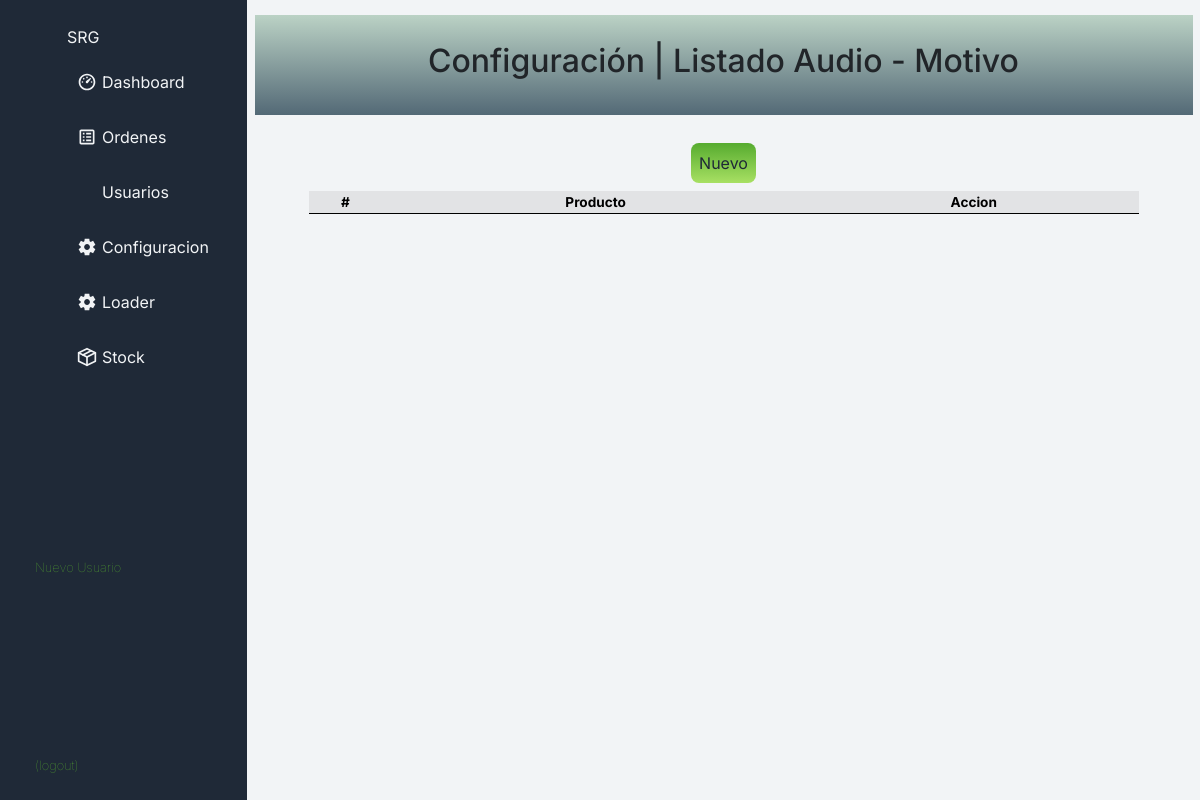
Page /Configuracion/config_audio_motivo on the earlier database version.
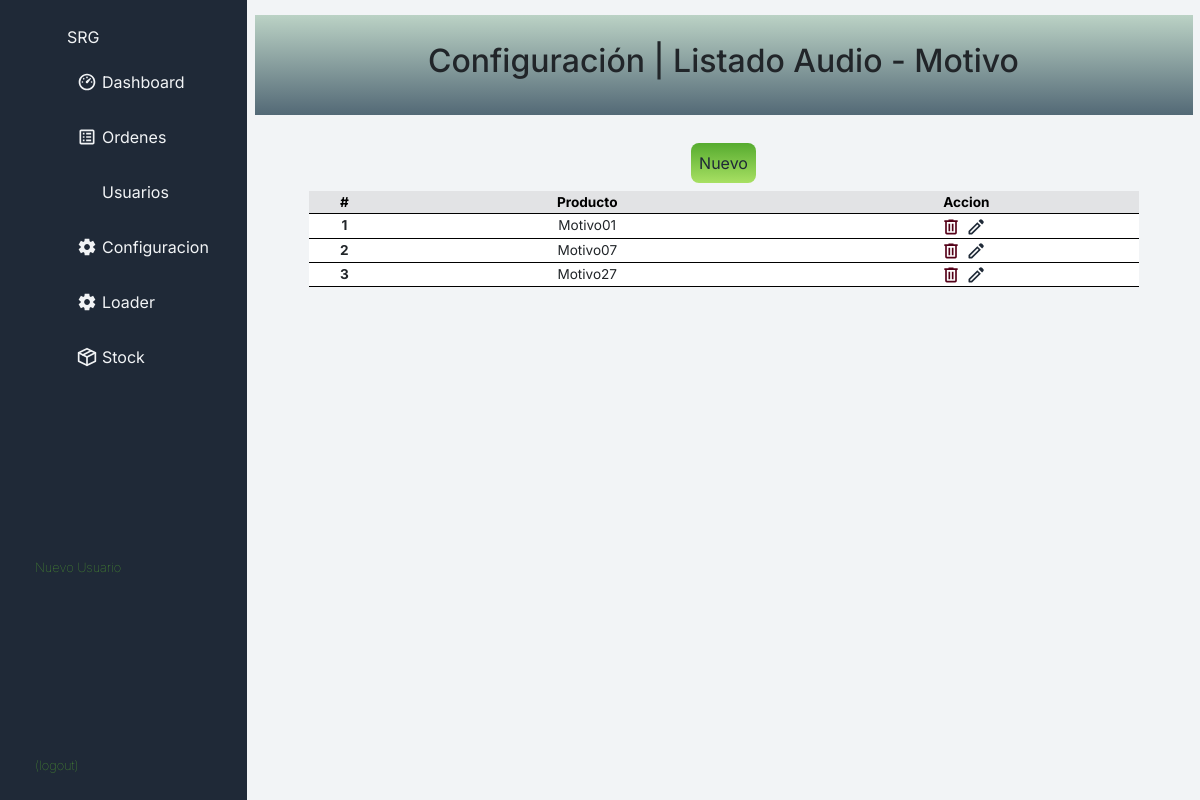
Same page on the later database version.
### Configuracion/models.py (models this page shows, shortened)
class MotivoAudio(models.Model):
    motivoAudio = models.CharField(max_length=60)

### Configuracion/views.py (the view)
# urls.py: path('config_audio_motivo', views.config_audio_motivo, name='config_audio_motivo'),
def config_audio_motivo(request):
    productos = MotivoAudio.objects.all().order_by('motivoAudio')
    return render(request, 'config_audio_motivo.html', {'audio_motivo': productos})

### Ordenes/templates/config_audio_motivo.html (shortened to what this page needs)
{% extends 'base_principal.html' %}
{% load static %}
{% block bloque-main %}
<div class="cont-config-edit">
    <div class="titulo">
        <h2>Configuración | Listado Audio - Motivo</h2>
    </div>
    <section>
    <button class="boton-comun agregar">
       <a href="{% url 'add_item_audio_motivo' %}">Nuevo</a>
    </button>
    </section>
    <table class="table table-hover tabla-personalizada">
      <thead class="redondeada">
        <tr class=" table table-secondary">
          <th scope="col">#</th>
          <th scope="col">Producto</th>
          <th scope="col">Accion</th>
        </tr>
      </thead>
      <tbody>
        {% for n in audio_motivo %}
        <tr>
          <th scope="row">{{ forloop.counter }}</th>
          <td>{{n.motivoAudio}}</td>
          <td><a href="{% url 'del_item_audio_motivo' n.id %}"><img class="side-menu-icon bordeaux" src="{% static 'Ordenes/img/trash.svg' %}"
            alt="imagen"></a><a href="{% url 'edit_item_audio_motivo' n.id %}"><img class="side-menu-icon oscuro" src="{% static 'Ordenes/img/edit.svg' %}"
              alt="imagen"></a></td>
        </tr>
        {% endfor %}
      </tbody>
    </table>
</div>
{% endblock %}

Differences in the rows shown:
added MotivoAudio: motivoAudio "Motivo01"
added MotivoAudio: motivoAudio "Motivo07"
added MotivoAudio: motivoAudio "Motivo27"
